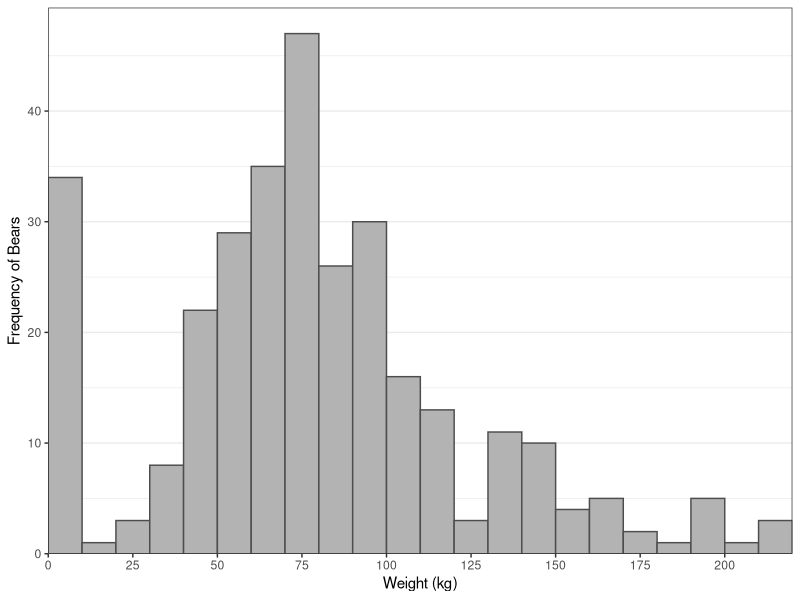

Reproduce this figure in R. (Note: this script raises an error after producing the figure.)
library(tidyverse)

flbb <- readxl::read_excel("fwma-08-01-02_table s1.xls") %>%
  rename(sex=SEX,age=`AGE (yr)`,length=`BODY LENGTH (cm)`,
         weight=`BODY WEIGHT (kg)`,chest=`CHEST GIRTH (cm)`) %>%
  mutate(sex=plyr::mapvalues(sex,from=c("FEMALE","MALE"),to=c("Female","Male")),
         sex=factor(sex))

head(flbb)

h <- ggplot(data=flbb, mapping=aes(x=weight)) +
  geom_histogram(binwidth=10,boundary=0,closed="left",
                 color="gray30",fill="gray70") +
  scale_x_continuous(name="Weight (kg)",breaks=seq(0,250,25),
                     expand=expansion(mult=c(0,0))) +
  scale_y_continuous(name="Frequency of Bears",
                     expand=expansion(mult=c(0,0.05))) +
  theme_bw() +
  theme(panel.grid.major.x=element_blank(),
        panel.grid.minor.x=element_blank())
h

p <- ggplot(data=flbb, mapping=aes(x=weight)) +
  geom_histogram() +
  scale_y_continuous(name="Frequency of Bears") +
  scale_x_continuous(name="Weight (kg)",
                     breaks=seq(0,250,25)) +
  theme_bw()

p <- ggplot(data=flbb, mapping=aes(x=weight)) +
  geom_histogram(
    color="gray30", #BREAK2
    fill="gray70", #BREAK3
    binwidth=10, #BREAK4
    boundary=0,closed="left" #BREAK5
  ) +
  scale_y_continuous(
    name="Frequency of Bears",
    expand=expansion(mult=c(0,0.05)) #BREAK6
  ) +
  scale_x_continuous(
    name="Weight (kg)",breaks=seq(0,250,25),
    expand=expansion(mult=c(0,0)) #BREAK7
  ) +
  theme_bw()

p <- ggplot(data=flbb, mapping=aes(x=weight)) +
  geom_histogram(color="gray30",fill="gray70",
                 binwidth=10,boundary=0,closed="left") +
  scale_y_continuous(name="Frequency of Bears",
                     expand=expansion(mult=c(0,0.05))) +
  scale_x_continuous(name="Weight (kg)",breaks=seq(0,250,25),
                     expand=expansion(mult=c(0,0))) +
  theme_bw() + #BREAK
  theme(panel.grid.major.x=element_blank(),
        panel.grid.minor.x=element_blank())  

p <- ggplot(data=flbb,mapping=aes(
              x=weight,
              color=sex, #BREAK2
              fill=sex #BREAK3
            )) +
  geom_histogram(binwidth=10,boundary=0,closed="left",
                 alpha=0.25 #BREAK4
  ) +
  scale_y_continuous(name="Frequency of Bears",
                     expand=expansion(mult=c(0,0.05))) +
  scale_x_continuous(name="Weight (kg)",breaks=seq(0,250,25),
                     expand=expansion(mult=c(0,0))) +
  theme_bw() +
  theme(panel.grid.major.x=element_blank(),
        panel.grid.minor.x=element_blank())

p <- ggplot(data=flbb,
            mapping=aes(x=weight,color=sex,fill=sex)) +
  geom_histogram(binwidth=10,boundary=0,closed="left",
                 alpha=0.25) +
  scale_y_continuous(name="Frequency of Bears",
                     expand=expansion(mult=c(0,0.05))) +
  scale_x_continuous(name="Weight (kg)",breaks=seq(0,250,25),
                     expand=expansion(mult=c(0,0))) +
  theme_bw() +
  theme(panel.grid.major.x=element_blank(),
        panel.grid.minor.x=element_blank()) + #BREAK
  scale_color_manual(values=c("red3","blue3")) + #BREAK
  scale_fill_manual(values=c("red3","blue3"))

h2 <- p # for boxplots later

d <- ggplot(data=flbb, mapping=aes(x=weight)) +
  geom_density(color="gray30",fill="gray30",alpha=0.25) +
  scale_x_continuous(name="Weight (kg)",
                     limits=c(0,250),breaks=seq(0,250,25),
                     expand=expansion(mult=c(0,0))) +
  scale_y_continuous(name="Relative Density of Bears",
                     expand=expansion(mult=c(0,0.05))) +
  theme_bw() +
  theme(panel.grid.major.x=element_blank(),
        panel.grid.minor.x=element_blank())
h <- h + scale_x_continuous(name="Weight (kg)",
                     limits=c(0,250),breaks=seq(0,250,25),
                     expand=expansion(mult=c(0,0)))
d / h

p <- ggplot(data=flbb, mapping=aes(x=weight)) +
  geom_density(
    color="gray30", #BREAK2
    fill="gray30", #BREAK3
    alpha=0.25 #BREAK4
  ) +
  scale_x_continuous(
    name="Weight (kg)",
    breaks=seq(0,250,25),expand=expansion(mult=c(0,0)),
    limits=c(0,250), #BREAK5
  ) +
  scale_y_continuous(name="Relative Density of Bears",
                     expand=expansion(mult=c(0,0.05))) +
  theme_bw() +
  theme(panel.grid.major.x=element_blank(),
        panel.grid.minor.x=element_blank())

p <- ggplot(data=flbb, mapping=aes(
  x=weight,
  color=sex, #BREAK2
  fill=sex #BREAK3
  )) +
  geom_density(
    alpha=0.25,
    position="stack" #BREAK6
  ) +
  scale_x_continuous(name="Weight (kg)",
                     breaks=seq(0,250,25),limits=c(0,250),
                     expand=expansion(mult=c(0,0))) +
  scale_y_continuous(name="Relative Density of Bears",
                     expand=expansion(mult=c(0,0.05))) +
  scale_color_manual(values=c("red3","blue3")) + #BREAK4
  scale_fill_manual(values=c("red3","blue3")) + #BREAK5
  theme_bw() +
  theme(panel.grid.major.x=element_blank(),
        panel.grid.minor.x=element_blank())

b <- ggplot(data=flbb, mapping=aes(x=weight,y=sex,color=sex,fill=sex)) +
  geom_boxplot(alpha=0.25) +
  scale_x_continuous(name="Weight (kg)",
                     limits=c(0,250),breaks=seq(0,250,25),
                     expand=expansion(mult=c(0,0))) +
  scale_color_manual(values=c("red3","blue3")) +
  scale_fill_manual(values=c("red3","blue3")) +
  theme_bw() +
  theme(panel.grid.major.x=element_blank(),
        panel.grid.minor.x=element_blank())
b / h2 & theme(legend.position="none")

p <- ggplot(data=flbb, mapping=aes(x=weight,y=sex,
                                   color=sex,fill=sex)) +
  geom_boxplot(alpha=0.25) +
  scale_x_continuous(name="Weight (kg)",
                     limits=c(0,250),breaks=seq(0,250,25),
                     expand=expansion(mult=c(0,0))) +
  scale_color_manual(values=c("red3","blue3")) +
  scale_fill_manual(values=c("red3","blue3")) +
  theme_bw() +
  theme(legend.position="none")

p <- ggplot(data=flbb, mapping=aes(x=weight,y=sex)) +
  geom_boxplot(fill="gray30",alpha=0.25) +
  scale_x_continuous(name="Weight (kg)",
                     limits=c(0,250),breaks=seq(0,250,25),
                     expand=expansion(mult=c(0,0))) +
  theme_bw() +
  theme(legend.position="none") +
  coord_flip()

v <- ggplot(data=flbb, mapping=aes(x=weight,y=sex,color=sex,fill=sex)) +
  geom_violin(alpha=0.25,trim=FALSE) +
  scale_x_continuous(name="Weight (kg)",
                     limits=c(0,250),breaks=seq(0,250,25),
                     expand=expansion(mult=c(0,0))) +
  scale_color_manual(values=c("red3","blue3")) +
  scale_fill_manual(values=c("red3","blue3")) +
  theme_bw() +
  theme(panel.grid.major.x=element_blank(),
        panel.grid.minor.x=element_blank())

d2 <- ggplot(data=flbb, mapping=aes(x=weight,color=sex,fill=sex)) +
  geom_density(alpha=0.25) +
  scale_x_continuous(name="Weight (kg)",
                     breaks=seq(0,250,25),limits=c(0,250),
                     expand=expansion(mult=c(0,0))) +
  scale_y_continuous(name="Relative Density of Bears",
                     expand=expansion(mult=c(0,0.05))) +
  scale_color_manual(values=c("red3","blue3")) + #BREAK4
  scale_fill_manual(values=c("red3","blue3")) + #BREAK5
  theme_bw() +
  theme(panel.grid.major.x=element_blank(),
        panel.grid.minor.x=element_blank())

v / d2 & theme(legend.position="none")

p <- ggplot(data=flbb, mapping=aes(x=weight,y=sex)) +
  geom_violin(fill="gray30",alpha=0.25,trim=FALSE) + #BREAK
  geom_jitter(width=0,height=0.05) + #BREAK
  scale_x_continuous(name="Weight (kg)",
                     limits=c(0,250),breaks=seq(0,250,25),
                     expand=expansion(mult=c(0,0))) +
  theme_bw() +
  theme(legend.position="none") + #BREAK
  coord_flip()


# Script created at 2020-04-08 13:09:23
